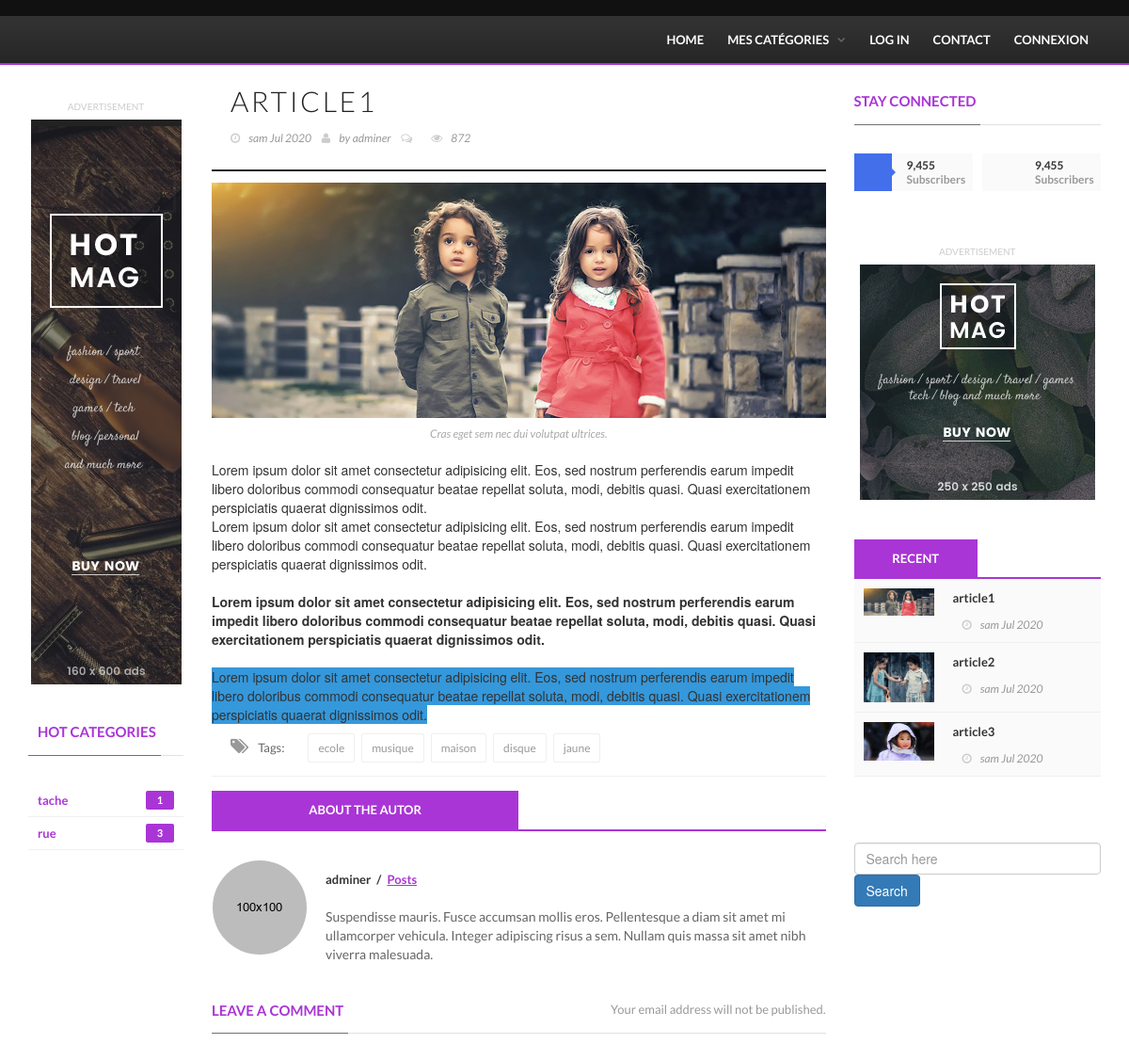
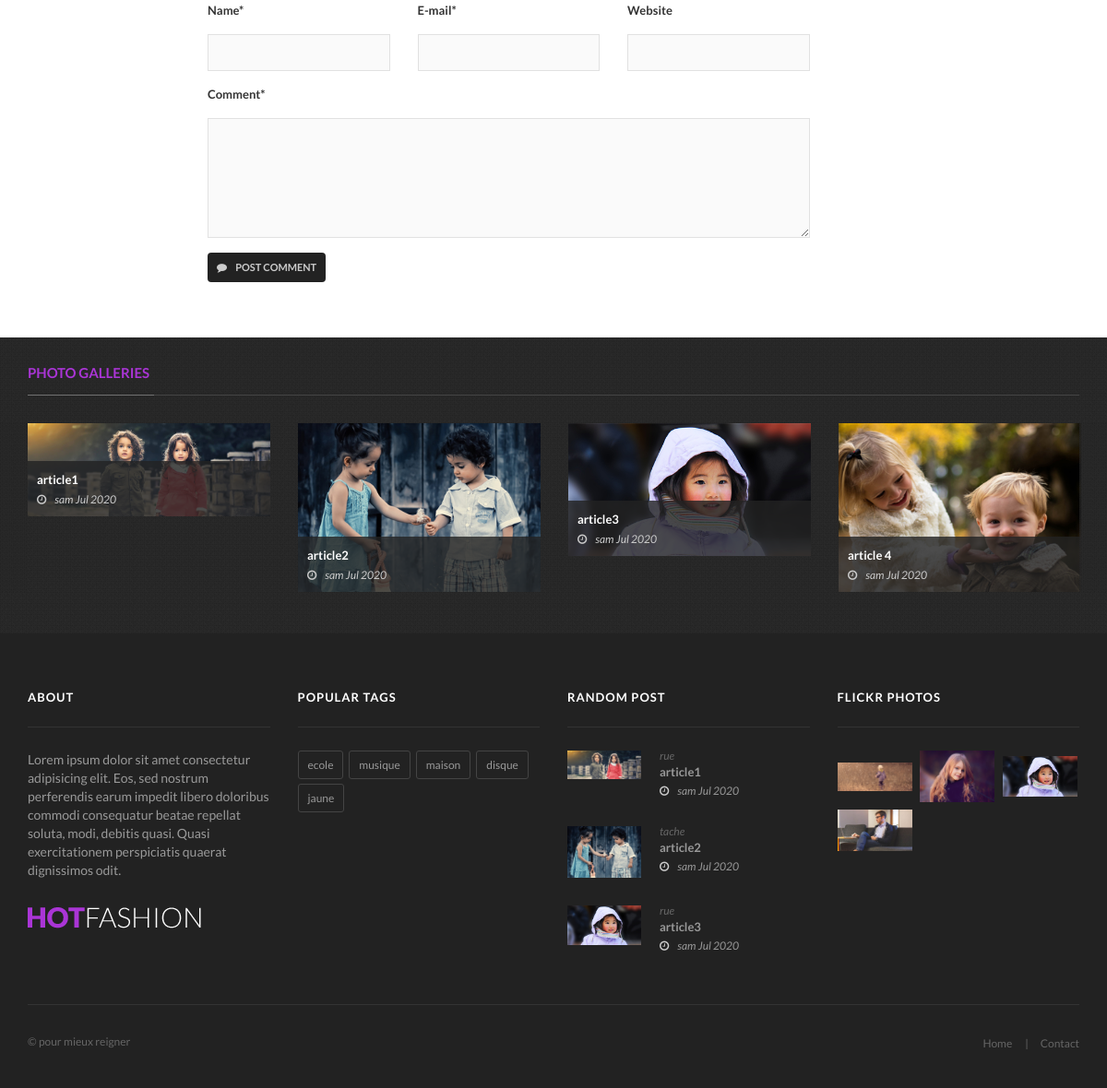
Page /blog/single/1/ on the committed database (2 pictures, top to bottom).
### blog/models.py (models this page shows, shortened)
class CategorieArticle(models.Model):
    nom = models.CharField(max_length=255)
    description = models.TextField()
    image = models.ImageField(upload_to="images/CategorieArticle")
    date_add = models.DateTimeField(auto_now_add=True)
    date_update = models.DateTimeField(auto_now=True)
    status = models.BooleanField(default=True)
    class Meta():
        verbose_name = 'Categorie Article'
        verbose_name_plural = 'Categories Article'
    def __str__(self):
        return self.nom

class Article(models.Model):
    titre = models.CharField(max_length=255)
    description = models.TextField()
    contenu = HTMLField()
    image = models.ImageField(upload_to="images/Article")
    tag = models.ManyToManyField(Tag, related_name='tag_Article')
    auteur = models.ForeignKey(User, on_delete=models.CASCADE, related_name='user_article')
    categorie = models.ForeignKey(CategorieArticle, on_delete=models.CASCADE, related_name='categorie_Article')
    date_add = models.DateTimeField(auto_now_add=True)
    date_update = models.DateTimeField(auto_now=True)
    status = models.BooleanField(default=True)
    class Meta():
        verbose_name = 'Article'
        verbose_name_plural = 'Articles'

class Tag(models.Model):
    nom = models.CharField(max_length=255)
    description = models.TextField()
    date_add = models.DateTimeField(auto_now_add=True)
    date_update = models.DateTimeField(auto_now=True)
    status = models.BooleanField(default=True)
    class Meta():
        verbose_name = 'Tag'
        verbose_name_plural = 'Tags'

### website/models.py (models this page shows, shortened)
class SocialAccount(models.Model):
    ICONS = [
        ("facebook", "fa-facebook"),
        ("instagram", "fa-instagram"),
        ("google-plus", "fa-google-plus"),
        ("linkedin", "fa-linkedin-in")
    ]
    nom = models.CharField(max_length=255)
    lien = models.URLField()
    icon = models.CharField(choices=ICONS, max_length=20)
    date_add = models.DateTimeField(auto_now_add=True)
    date_update = models.DateTimeField(auto_now=True)
    status = models.BooleanField(default=True)
    class Meta():
        verbose_name = 'Social account'
        verbose_name_plural = 'Socials account'

class Presentation(models.Model):
    nom = models.CharField(max_length=255)
    description = models.TextField()
    image = models.ImageField(upload_to="images/Presentation")
    slogan = models.TextField(null=True)
    date_add = models.DateTimeField(auto_now_add=True)
    date_update = models.DateTimeField(auto_now=True)
    status = models.BooleanField(default=True)
    class Meta():
        verbose_name = 'Presentation'
        verbose_name_plural = 'Presentations'

class Gallerie(models.Model):
    nom = models.CharField(max_length=255)
    image = models.ImageField(upload_to="images/Gallerie")
    date_add = models.DateTimeField(auto_now_add=True)
    date_update = models.DateTimeField(auto_now=True)
    status = models.BooleanField(default=True)
    class Meta:
        verbose_name = 'Gallerie'
        verbose_name_plural = 'Galleries'

### blog/views.py (the view, shortened to what this page needs)
# urls.py: path("single/<int:id>/", views.single, name="single"),
def single(request,id):
    tag = Tag.objects.filter(status=True)
    sociaux = SocialAccount.objects.filter(status=True)
    presentation = Presentation.objects.filter(status=True)[:1].get()
    gallerie = Gallerie.objects.filter(status=True)[:4]
    recent = Article.objects.order_by('date_add')[:3]
    gallerie = Gallerie.objects.filter(status=True)[:4]
    article_order = Article.objects.order_by('date_add')[:4]
    categorie = CategorieArticle.objects.filter(status=True)[:2]
    article_single = get_object_or_404(Article, id=id)
    datas = {
        'tag':tag,
        'sociaux':sociaux,
        'presentation':presentation,
        'gallerie':gallerie,
        'recent': recent,
        'order':article_order,
        'gallerie':gallerie,
        'categorie':categorie,
        'single':article_single,
    }
    return render(request, 'pages/single-post.html', datas)

### templates/pages/single-post.html (shortened to what this page needs)
{% extends 'base/base.html' %}
{% load static %}
{% block content %}
		<section class="block-wrapper outer-background">
			<div class="container">
				<div class="row">
					<div class="col-md-2 col-sm-0">
						<div class="sidebar small-sidebar">
							<div class="advertisement">
								<div class="desktop-advert">
									<span>Advertisement</span>
									<img src="{% static 'upload/addsense/160x600.jpg' %}" alt="">
								</div>
							</div>
							<div class="widget categories-widget">
								<div class="title-section">
									<h1><span>Hot Categories</span></h1>
								</div>
								<ul class="category-list">
									{% for list in categorie  %}
									<li>
										<a href="#">{{ list.nom }} <span>{{ list.categorie_Article.all|length }}</span></a>
									</li>
									{% endfor %}
								</ul>
							</div>
						</div>
					</div>
					<div class="col-md-7 col-sm-8">
						<div class="block-content">
							<div class="single-post-box">
								<div class="title-post">
									<h1>{{ single.titre }}</h1>
									<ul class="post-tags">
										<li><i class="fa fa-clock-o"></i>{{ single.date_add|date:'D M Y' }}</li>
										<li><i class="fa fa-user"></i>by <a href="#">{{ single.auteur }}</a></li>
										<li><a href="#"><i class="fa fa-comments-o"></i></a></li>
										<li><i class="fa fa-eye"></i>872</li>
									</ul>
								</div>
								<div class="post-gallery">
									<img src="{{ single.image.url }}" alt="">
									<span class="image-caption">Cras eget sem nec dui volutpat ultrices.</span>
								</div>
								<div class="post-content">
									{{ single.contenu|safe}}
								</div>
								<div class="post-tags-box">
									<ul class="tags-box">
										<li><i class="fa fa-tags"></i><span>Tags:</span></li>
										{% for tag in tag %}
										<li><a href="#">{{ tag.nom }}</a></li>
										{% endfor %}
									</ul>
								</div>
								<div class="about-more-autor">
									<ul class="nav nav-tabs">
										<li class="active">
											<a href="#about-autor" >About The Autor</a>
										</li>
									</ul>
									<div class="tab-content">
										<div class="tab-pane active" id="about-autor">
											<div class="autor-box">
												<img src="{% static 'upload/users/avatar1.jpg' %}" alt="">
												<div class="autor-content">
													<div class="autor-title">
														<h1><span>{{ single.auteur }}</span><a href="#">Posts</a></h1>
													</div>
													<p>
														Suspendisse mauris. Fusce accumsan mollis eros. Pellentesque a diam sit amet mi ullamcorper vehicula. Integer adipiscing risus a sem. Nullam quis massa sit amet nibh viverra malesuada.
													</p>
												</div>
											</div>
										</div>
									</div>
								</div>
								<div class="contact-form-box">
									<div class="title-section">
										<h1><span>Leave a Comment</span> <span class="email-not-published">Your email address will not be published.</span></h1>
									</div>
									<form id="comment-form" method="POST">
										<div class="row">
											<div class="col-md-4">
												<label for="name">Name*</label>
												<input id="name" name="name" type="text">
											</div>
											<div class="col-md-4">
												<label for="mail">E-mail*</label>
												<input id="mail" name="mail" type="text">
											</div>
											<div class="col-md-4">
												<label for="website">Website</label>
												<input id="website" name="website" type="text">
											</div>
										</div>
										<label for="comment">Comment*</label>
										<textarea id="comment" name="comment"></textarea>
										{% if user.is_authenticated %}
										<button type="submit" id="submit-contact">
											<i class="fa fa-comment"></i> Post Comment
										</button>
										{% else %}
										<a href="{% url 'login' %}">
											<button type="submit" id="submit-contact">
												<i class="fa fa-comment"></i> Post Comment
											</button>
										</a>
										{% endif %}
									</form>
								</div>
							</div>
						</div>
					</div>
					<div class="col-md-3 col-sm-4">
						<div class="sidebar large-sidebar">
							{% include 'include/social.html' %}
							<div class="advertisement">
								<div class="desktop-advert">
									<span>Advertisement</span>
									<img src="{% static 'upload/addsense/250x250.jpg' %}" alt="">
								</div>
							</div>
							{% include 'include/recent.html' %}
						</div>
						{% include 'include/search.html' %}
					</div>
				</div>
			</div>
		</section>
		{% include 'include/gallerie.html' %}
{% endblock content %}

### templates/base/base.html (shortened to what this page needs)
{% load static %}
<!doctype html>
<html lang="en" class="no-js">
<head>
	<link href="//maxcdn.bootstrapcdn.com/font-awesome/4.2.0/css/font-awesome.min.css" rel="stylesheet">
	<link rel="stylesheet" type="text/css" href="{% static 'css/bootstrap.min.css' %}" media="screen">
	<link rel="stylesheet" type="text/css" href="{% static 'css/jquery.bxslider.css' %}" media="screen">
	<link rel="stylesheet" type="text/css" href="{% static 'css/font-awesome.css' %}" media="screen">
	<link rel="stylesheet" type="text/css" href="{% static 'css/magnific-popup.css' %}" media="screen">
	<link rel="stylesheet" type="text/css" href="{% static 'css/owl.carousel.css' %}" media="screen">
    <link rel="stylesheet" type="text/css" href="{% static 'css/owl.theme.css' %}" media="screen">
	<link rel="stylesheet" type="text/css" href="{% static 'css/ticker-style.css' %}"/>
	<link rel="stylesheet" type="text/css" href="{% static 'css/style.css' %}" media="screen">
</head>
<body>
	<div id="container">
			<header class="clearfix third-style">
				<nav class="navbar navbar-default navbar-static-top" role="navigation">
					<div class="top-line">
						<div class="container">
							<div class="row">
								<div class="col-md-9">
								</div>
							</div>
						</div>
					</div>
					<div class="nav-list-container">
						<div class="container">
							<div class="collapse navbar-collapse" id="bs-example-navbar-collapse-1">
								<ul class="nav navbar-nav navbar-right">
									<li><a class="home" href="{% url 'index' %}">Home</a></li>
									<li class="drop-arrow"><a href="{% url 'category' %}">Mes Catégories</a>
									<li><a href="{% url 'login' %}">Log In</a></li>
									<li><a href="{% url 'contact' %}">Contact</a></li>
									{% if  request.user.is_authenticated %}
									<li><a href="{% url 'logout' %}"> {{ user.username }}  Deconnexion</a></li>
									{% else %}
									<li><a href="{% url 'login' %}">Connexion</a></li>
									{% endif %}
								</ul>
							</div>
						</div>
					</div>
				</nav>
			</header>
{% block content %}
{% endblock content %}
			<footer>
				<div class="container">
					<div class="footer-widgets-part">
						<div class="row">
							<div class="col-md-3">
								<div class="widget text-widget">
									<h1>About</h1>
									<p> {{ presentation.description }} </p>
									<a href="{% url 'index' %}"><img src="{% static 'images/footer-logo.png' %}" alt=""></a>
								</div>
							</div>
							<div class="col-md-3">
								<div class="widget tags-widget">
									<h1>Popular Tags</h1>
									<ul class="tag-list">
										{% for tag in tag %}
											<li><a href="#">{{ tag.nom }}</a></li>
										{% endfor %}
									</ul>
								</div>
							</div>
							<div class="col-md-3">
								<div class="widget posts-widget">
									<h1>Random Post</h1>
									<ul class="list-posts">
										{% for article_footer in recent %}
										<li>
											<img src="{{ article_footer.image.url }}" alt="">
											<div class="post-content">
												<a href="#">{{ article_footer.categorie  }}</a>
												<h2><a href="#">{{ article_footer.titre }}</a></h2>
												<ul class="post-tags">
													<li><i class="fa fa-clock-o"></i>{{ article_footer.date_add|date:'D M Y' }}</li>
												</ul>
											</div>
										</li>
										{% endfor %}
									</ul>
								</div>
							</div>
							<div class="col-md-3">
								<div class="widget flickr-widget">
									<h1>Flickr Photos</h1>
									<ul class="flickr-list">
										{% for photo in gallerie %}
											<li><a href="#"><img src="{{ photo.image.url }}" alt=""></a></li>
										{% endfor %}
									</ul>
								</div>
							</div>
						</div>
					</div>
					<div class="footer-last-line">
						<div class="row">
							<div class="col-md-6">
								<p>&copy; {{presentation.slogan}}</p>
							</div>
							<div class="col-md-6">
								<nav class="footer-nav">
									<ul>
										<li><a href="{% url 'index' %}">Home</a></li>
										<li><a href="{% url 'contact' %}">Contact</a></li>
									</ul>
								</nav>
							</div>
						</div>
					</div>
				</div>
			</footer>
		</div>
	</body>
	</html>

### templates/include/social.html
<div class="widget social-widget">
    <div class="title-section">
        <h1><span>Stay Connected</span></h1>
    </div>
    <ul class="social-share">
        {% for social in  sociaux %}
        <li>
            <a href="{{ social.lien }}" class="{{ social.nom }}"><i class="{{ social.icon.url }}"></i></a>
            <span class="number">9,455</span>
            <span>Subscribers</span>
        </li>
        {% endfor %}
    </ul>
</div>

### templates/include/recent.html
<div class="widget tab-posts-widget">
    <ul class="nav nav-tabs" id="myTab">
        <li class="active">
            <a href="#option1" data-toggle="tab">Recent</a>
        </li>
    </ul>
    <div class="tab-content">
        <div class="tab-pane active" id="option1">
            <ul class="list-posts">
                {% for blog in recent %}
                    <li>
                        <img src="{{ blog.image.url }}" alt="">
                        <div class="post-content">
                            <h2><a href="{% url 'single' blog.id %}">{{ blog.titre }} </a></h2>
                            <ul class="post-tags">
                                <li><i class="fa fa-clock-o"></i>{{ blog.date_add|date:'D M Y' }}</li>
                            </ul>
                        </div>
                    </li>
                {% endfor %}
            </ul>
        </div>
    </div>
</div>

### templates/include/gallerie.html
<section class="feature-video">
    <div class="container">
        <div class="title-section white">
            <h1><span>Photo Galleries</span></h1>
        </div>
        <div class="features-video-box owl-wrapper">
            <div class="owl-carousel" data-num="4">
                {% for gallerie in order %}
                <div class="item news-post image-post3">
                    <img alt="" src="{{ gallerie.image.url }}">
                    <div class="hover-box">
                        <h2><a href="{% url 'single' gallerie.id %}"> {{ gallerie.titre }} </a></h2>
                        <ul class="post-tags">
                            <li><i class="fa fa-clock-o"></i>{{ gallerie.date_add|date:'D M Y' }}</li>
                        </ul>
                    </div>
                </div>
            {% endfor %}
            </div>
        </div>
    </div>
</section>

### rows in the picture
CategorieArticle: nom "tache", categorie_Article.all|length "1"
CategorieArticle: nom "rue", categorie_Article.all|length "3"
Article: titre "ARTICLE1", date_add "sam Jul 2020", auteur "adminer", image (picture), contenu "Lorem ipsum dolor sit amet consectetur adipisicing elit. Eos, sed nostrum perferendis earum impedit libero doloribus commodi consequatur beatae repellat soluta, modi, debitis quasi. Quasi exercitationem perspiciatis quaerat dignissimos odit. Lorem ipsum dolor sit amet consectetur adipisicing elit. Eos, sed nostrum perferendis earum impedit libero doloribus commodi consequatur beatae repellat soluta, modi, debitis quasi. Quasi exercitationem perspiciatis quaerat dignissimos odit. Lorem ipsum dolor sit amet consectetur adipisicing elit. Eos, sed nostrum perferendis earum impedit libero doloribus commodi consequatur beatae repellat soluta, modi, debitis quasi. Quasi exercitationem perspiciatis…", titre "article1", categorie "rue"
Tag: nom "ecole"
Tag: nom "musique"
Tag: nom "maison"
Tag: nom "disque"
Tag: nom "jaune"
Article: image (picture), titre "article2", date_add "sam Jul 2020", categorie "tache"
Article: image (picture), titre "article3", date_add "sam Jul 2020", categorie "rue"
Article: image (picture), titre "article 4", date_add "sam Jul 2020"
Presentation: description "Lorem ipsum dolor sit amet consectetur adipisicing elit. Eos, sed nostrum perferendis earum impedit libero doloribus commodi consequatur beatae repellat soluta, modi, debitis quasi. Quasi exercitationem perspiciatis quaerat dignissimos odit.", slogan "pour mieux reigner"
Gallerie: image (picture)
Gallerie: image (picture)
Gallerie: image (picture)
Gallerie: image (picture)
